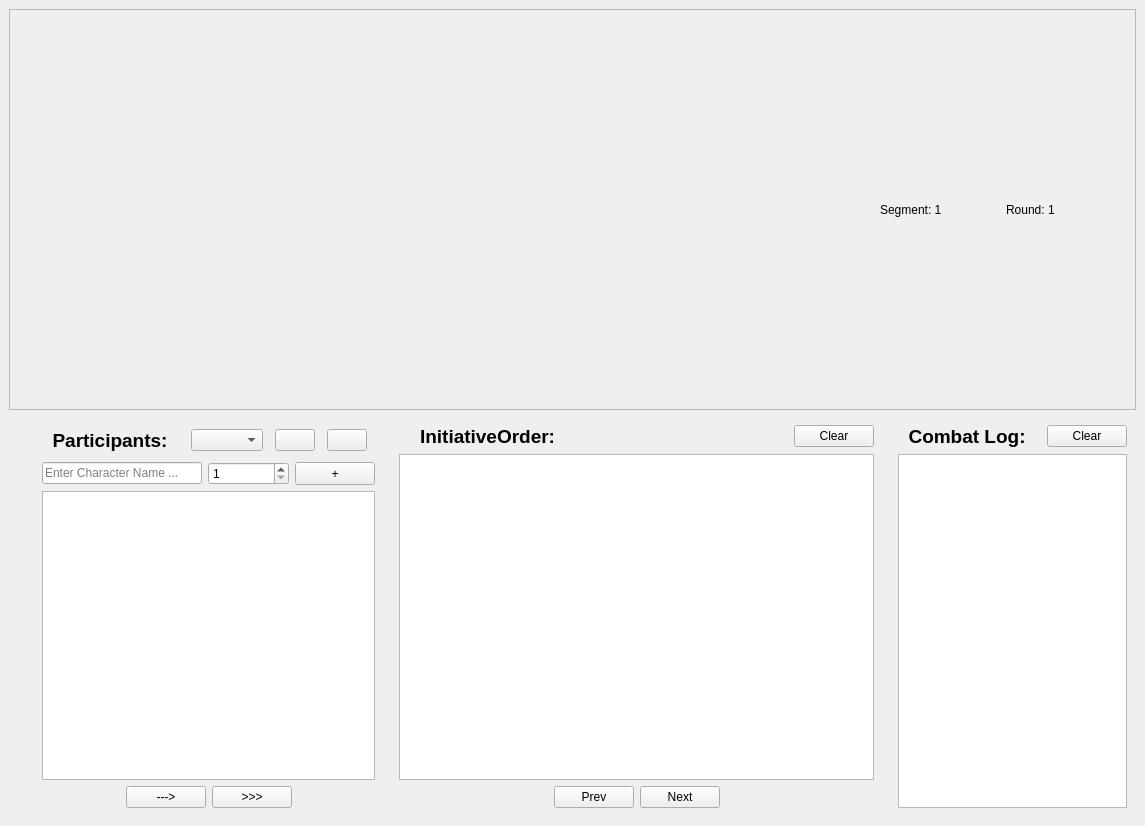
<?xml version="1.0" encoding="UTF-8"?>
<ui version="4.0">
 <class>CyrusDialog</class>
 <widget class="QMainWindow" name="CyrusDialog">
  <property name="geometry">
   <rect>
    <x>0</x>
    <y>0</y>
    <width>1145</width>
    <height>826</height>
   </rect>
  </property>
  <property name="sizePolicy">
   <sizepolicy hsizetype="Minimum" vsizetype="Minimum">
    <horstretch>0</horstretch>
    <verstretch>0</verstretch>
   </sizepolicy>
  </property>
  <property name="windowTitle">
   <string>Cyrus</string>
  </property>
  <property name="autoFillBackground">
   <bool>false</bool>
  </property>
  <widget class="QWidget" name="centralwidget">
   <property name="sizePolicy">
    <sizepolicy hsizetype="MinimumExpanding" vsizetype="MinimumExpanding">
     <horstretch>0</horstretch>
     <verstretch>0</verstretch>
    </sizepolicy>
   </property>
   <layout class="QVBoxLayout" name="verticalLayout">
    <item>
     <widget class="QFrame" name="heroFrame">
      <property name="sizePolicy">
       <sizepolicy hsizetype="MinimumExpanding" vsizetype="MinimumExpanding">
        <horstretch>0</horstretch>
        <verstretch>0</verstretch>
       </sizepolicy>
      </property>
      <property name="minimumSize">
       <size>
        <width>0</width>
        <height>60</height>
       </size>
      </property>
      <property name="frameShape">
       <enum>QFrame::Shape::StyledPanel</enum>
      </property>
      <property name="frameShadow">
       <enum>QFrame::Shadow::Raised</enum>
      </property>
      <layout class="QHBoxLayout" name="horizontalLayout_2">
       <item>
        <spacer name="horizontalSpacer_6">
         <property name="orientation">
          <enum>Qt::Orientation::Horizontal</enum>
         </property>
         <property name="sizeHint" stdset="0">
          <size>
           <width>40</width>
           <height>20</height>
          </size>
         </property>
        </spacer>
       </item>
       <item>
        <widget class="QLabel" name="segmentCounterLabel">
         <property name="sizePolicy">
          <sizepolicy hsizetype="Minimum" vsizetype="Preferred">
           <horstretch>0</horstretch>
           <verstretch>0</verstretch>
          </sizepolicy>
         </property>
         <property name="minimumSize">
          <size>
           <width>120</width>
           <height>0</height>
          </size>
         </property>
         <property name="text">
          <string>Segment: 1</string>
         </property>
        </widget>
       </item>
       <item>
        <widget class="QLabel" name="roundCounterLabel">
         <property name="sizePolicy">
          <sizepolicy hsizetype="Minimum" vsizetype="Preferred">
           <horstretch>0</horstretch>
           <verstretch>0</verstretch>
          </sizepolicy>
         </property>
         <property name="minimumSize">
          <size>
           <width>120</width>
           <height>0</height>
          </size>
         </property>
         <property name="text">
          <string>Round: 1</string>
         </property>
        </widget>
       </item>
      </layout>
     </widget>
    </item>
    <item>
     <layout class="QHBoxLayout" name="outerHorizontalLayout" stretch="0,1,2,1">
      <item>
       <widget class="QFrame" name="iconSelectorFrame">
        <layout class="QVBoxLayout" name="IconSelectorLayout">
         <item>
          <widget class="IconSelector" name="iconSelector" native="true"/>
         </item>
        </layout>
       </widget>
      </item>
      <item>
       <widget class="QFrame" name="rosterFrame">
        <layout class="QVBoxLayout" name="controlPanelVerticalLayout">
         <item>
          <layout class="QHBoxLayout" name="participantsLabelLayout">
           <property name="spacing">
            <number>12</number>
           </property>
           <property name="leftMargin">
            <number>0</number>
           </property>
           <property name="topMargin">
            <number>4</number>
           </property>
           <property name="rightMargin">
            <number>8</number>
           </property>
           <property name="bottomMargin">
            <number>4</number>
           </property>
           <item>
            <widget class="QLabel" name="participantsLabel">
             <property name="sizePolicy">
              <sizepolicy hsizetype="Minimum" vsizetype="Preferred">
               <horstretch>0</horstretch>
               <verstretch>0</verstretch>
              </sizepolicy>
             </property>
             <property name="font">
              <font>
               <pointsize>14</pointsize>
               <bold>true</bold>
              </font>
             </property>
             <property name="text">
              <string>  Participants:  </string>
             </property>
            </widget>
           </item>
           <item>
            <widget class="QComboBox" name="rosterGroupsComboBox"/>
           </item>
           <item>
            <widget class="QPushButton" name="loadButton">
             <property name="text">
              <string/>
             </property>
            </widget>
           </item>
           <item>
            <widget class="QPushButton" name="saveButton">
             <property name="text">
              <string/>
             </property>
            </widget>
           </item>
          </layout>
         </item>
         <item>
          <layout class="QHBoxLayout" name="horizontalLayout_4">
           <item>
            <widget class="QLineEdit" name="characterNameLineEdit">
             <property name="sizePolicy">
              <sizepolicy hsizetype="Minimum" vsizetype="Fixed">
               <horstretch>0</horstretch>
               <verstretch>0</verstretch>
              </sizepolicy>
             </property>
             <property name="minimumSize">
              <size>
               <width>160</width>
               <height>0</height>
              </size>
             </property>
             <property name="text">
              <string/>
             </property>
             <property name="placeholderText">
              <string>Enter Character Name ...</string>
             </property>
            </widget>
           </item>
           <item>
            <widget class="QSpinBox" name="characterInitiativeSpinBox">
             <property name="minimum">
              <number>1</number>
             </property>
             <property name="maximum">
              <number>10</number>
             </property>
            </widget>
           </item>
           <item>
            <widget class="QPushButton" name="addCharacterButton">
             <property name="sizePolicy">
              <sizepolicy hsizetype="Fixed" vsizetype="Minimum">
               <horstretch>0</horstretch>
               <verstretch>0</verstretch>
              </sizepolicy>
             </property>
             <property name="minimumSize">
              <size>
               <width>0</width>
               <height>0</height>
              </size>
             </property>
             <property name="text">
              <string>+</string>
             </property>
            </widget>
           </item>
          </layout>
         </item>
         <item>
          <layout class="QHBoxLayout" name="IconSelectorHorizontalLayout"/>
         </item>
         <item>
          <widget class="QListView" name="characterRepository">
           <property name="sizePolicy">
            <sizepolicy hsizetype="Minimum" vsizetype="Expanding">
             <horstretch>0</horstretch>
             <verstretch>0</verstretch>
            </sizepolicy>
           </property>
          </widget>
         </item>
         <item>
          <layout class="QHBoxLayout" name="actionHorizontalLayout">
           <item>
            <spacer name="horizontalSpacer">
             <property name="orientation">
              <enum>Qt::Orientation::Horizontal</enum>
             </property>
             <property name="sizeType">
              <enum>QSizePolicy::Policy::MinimumExpanding</enum>
             </property>
             <property name="sizeHint" stdset="0">
              <size>
               <width>40</width>
               <height>20</height>
              </size>
             </property>
            </spacer>
           </item>
           <item>
            <widget class="QPushButton" name="addToInitiativeButton">
             <property name="sizePolicy">
              <sizepolicy hsizetype="Minimum" vsizetype="Minimum">
               <horstretch>0</horstretch>
               <verstretch>0</verstretch>
              </sizepolicy>
             </property>
             <property name="minimumSize">
              <size>
               <width>60</width>
               <height>0</height>
              </size>
             </property>
             <property name="text">
              <string>---&gt;</string>
             </property>
            </widget>
           </item>
           <item>
            <widget class="QPushButton" name="addAllToInitiativeButton">
             <property name="minimumSize">
              <size>
               <width>60</width>
               <height>0</height>
              </size>
             </property>
             <property name="text">
              <string>&gt;&gt;&gt;</string>
             </property>
            </widget>
           </item>
           <item>
            <spacer name="horizontalSpacer_7">
             <property name="orientation">
              <enum>Qt::Orientation::Horizontal</enum>
             </property>
             <property name="sizeHint" stdset="0">
              <size>
               <width>40</width>
               <height>20</height>
              </size>
             </property>
            </spacer>
           </item>
          </layout>
         </item>
         <item>
          <layout class="QHBoxLayout" name="initiativeModifierHorizontalLayout"/>
         </item>
        </layout>
       </widget>
      </item>
      <item>
       <widget class="QFrame" name="initiativeOrderFrame">
        <layout class="QVBoxLayout" name="initiativeVerticalLayout">
         <item>
          <layout class="QHBoxLayout" name="initiativeOrderHorizontalLayout">
           <item>
            <widget class="QLabel" name="initiativeOrderLabel">
             <property name="sizePolicy">
              <sizepolicy hsizetype="Preferred" vsizetype="Minimum">
               <horstretch>0</horstretch>
               <verstretch>0</verstretch>
              </sizepolicy>
             </property>
             <property name="minimumSize">
              <size>
               <width>30</width>
               <height>0</height>
              </size>
             </property>
             <property name="font">
              <font>
               <pointsize>14</pointsize>
               <bold>true</bold>
              </font>
             </property>
             <property name="text">
              <string>    InitiativeOrder:  </string>
             </property>
            </widget>
           </item>
           <item>
            <spacer name="horizontalSpacer_4">
             <property name="orientation">
              <enum>Qt::Orientation::Horizontal</enum>
             </property>
             <property name="sizeHint" stdset="0">
              <size>
               <width>40</width>
               <height>20</height>
              </size>
             </property>
            </spacer>
           </item>
           <item>
            <widget class="QPushButton" name="initiativeOrderClearButton">
             <property name="text">
              <string>Clear</string>
             </property>
            </widget>
           </item>
          </layout>
         </item>
         <item>
          <widget class="InitiativeView" name="initiativeOrder"/>
         </item>
         <item>
          <layout class="QHBoxLayout" name="horizontalLayout">
           <item>
            <spacer name="horizontalSpacer_2">
             <property name="orientation">
              <enum>Qt::Orientation::Horizontal</enum>
             </property>
             <property name="sizeHint" stdset="0">
              <size>
               <width>40</width>
               <height>20</height>
              </size>
             </property>
            </spacer>
           </item>
           <item>
            <widget class="QPushButton" name="previousButton">
             <property name="text">
              <string>Prev</string>
             </property>
            </widget>
           </item>
           <item>
            <widget class="QPushButton" name="nextButton">
             <property name="text">
              <string>Next</string>
             </property>
            </widget>
           </item>
           <item>
            <spacer name="horizontalSpacer_3">
             <property name="orientation">
              <enum>Qt::Orientation::Horizontal</enum>
             </property>
             <property name="sizeHint" stdset="0">
              <size>
               <width>40</width>
               <height>20</height>
              </size>
             </property>
            </spacer>
           </item>
          </layout>
         </item>
        </layout>
       </widget>
      </item>
      <item>
       <widget class="QFrame" name="combatLogFrame">
        <layout class="QVBoxLayout" name="combatLogLayout">
         <item>
          <layout class="QHBoxLayout" name="combarLogLabelLayout">
           <item>
            <widget class="QLabel" name="combatLogLabel">
             <property name="font">
              <font>
               <pointsize>14</pointsize>
               <bold>true</bold>
               <kerning>false</kerning>
              </font>
             </property>
             <property name="text">
              <string>  Combat Log:  </string>
             </property>
            </widget>
           </item>
           <item>
            <spacer name="horizontalSpacer_5">
             <property name="orientation">
              <enum>Qt::Orientation::Horizontal</enum>
             </property>
             <property name="sizeHint" stdset="0">
              <size>
               <width>40</width>
               <height>20</height>
              </size>
             </property>
            </spacer>
           </item>
           <item>
            <widget class="QPushButton" name="combatLogClearButton">
             <property name="text">
              <string>Clear</string>
             </property>
            </widget>
           </item>
          </layout>
         </item>
         <item>
          <widget class="QListView" name="combatLog"/>
         </item>
        </layout>
       </widget>
      </item>
     </layout>
    </item>
   </layout>
  </widget>
 </widget>
 <customwidgets>
  <customwidget>
   <class>IconSelector</class>
   <extends>QWidget</extends>
   <header>IconSelector.h</header>
   <container>1</container>
  </customwidget>
  <customwidget>
   <class>InitiativeView</class>
   <extends>QListView</extends>
   <header>InitiativeView.h</header>
  </customwidget>
 </customwidgets>
 <resources>
  <include location="../../asset/icon.qrc"/>
  <include location="../../asset/image.qrc"/>
 </resources>
 <connections/>
</ui>
